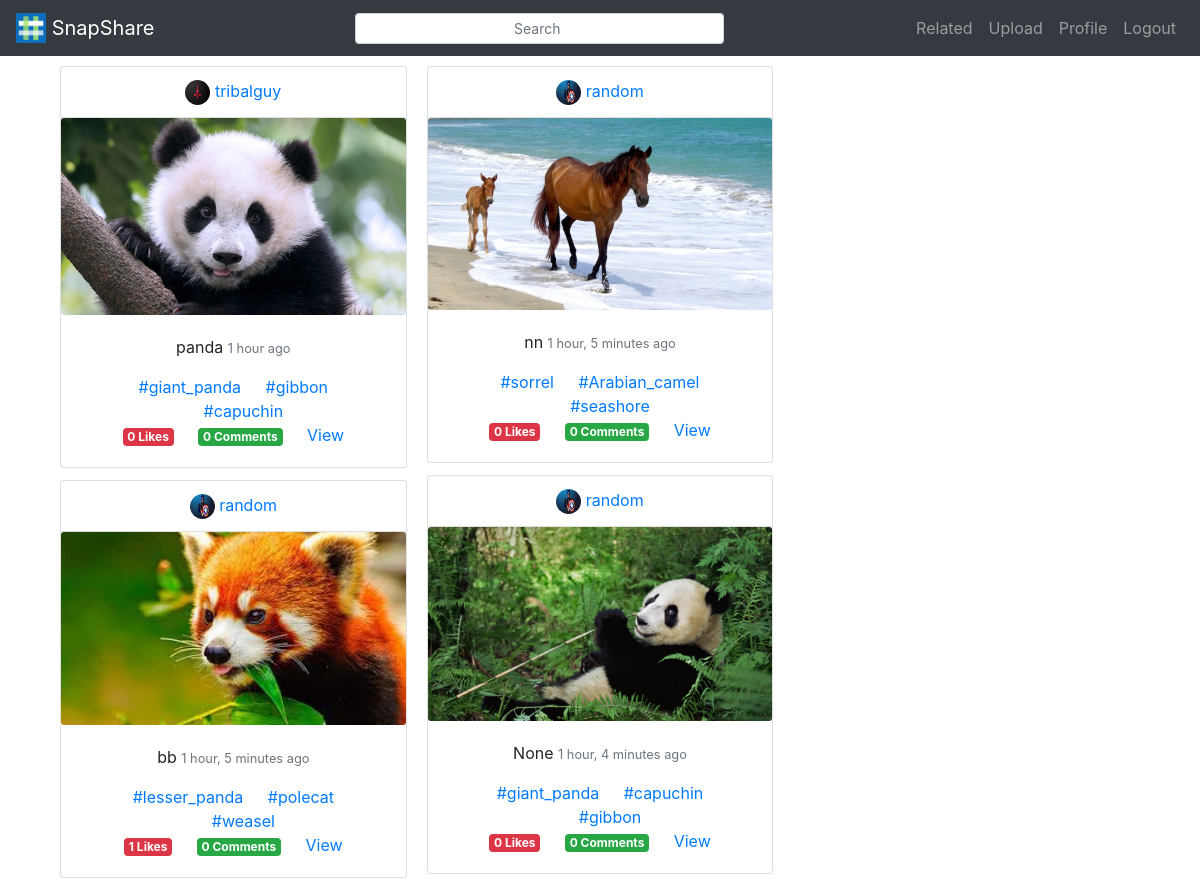
The app's page / (signed in) with its own data.
### posts/models.py (models this page shows, shortened)
class Post(models.Model):
	user = models.ForeignKey(User, on_delete=models.CASCADE, related_name='posts')
	caption = models.CharField(max_length = 100, blank=True, null=True)
	image = models.ImageField(upload_to=upload_location)
	timestamp = models.DateTimeField(auto_now_add=True)
	uuid = models.UUIDField(default=uuid.uuid4, editable=False, unique=True)
	@property
	def get_tags(self):
		tags = PostTagBridge.objects.filter(post = self)
		return [x.tag for x in tags]
	@property
	def comments_count(self):
		return Comment.objects.filter(post=self).count()
	@property
	def likes_count(self):
		return Like.objects.filter(post=self).count()

class Tag(models.Model):
	text = models.CharField(max_length=100)
	def __str__(self):
		return "{}".format(self.text)

### accounts/models.py (models this page shows, shortened)
class Profile(models.Model):
	user = models.OneToOneField(User, on_delete=models.CASCADE)
	bio = models.CharField(max_length = 500, null=True, blank=True)
	profile_picture = models.ImageField(null=True, blank=True, upload_to=upload_location, default='/default_user_image.jpg')

### posts/views.py (the view)
# urls.py: path('', HomeView.as_view(), name="home_url"),
class HomeView(View):
	template_name = "posts/home.html"
	@method_decorator(login_required)
	def get(self, request, *args, **kwargs):
		connections = Connection.objects.filter(from_user = request.user)
		posts = []
		for connection in connections:
			posts += Post.objects.filter(user=connection.to_user)
		return render(request, self.template_name, {"posts" : posts})

### posts/templates/posts/home.html (shortened to what this page needs)
{% extends "SnapShare/base.html" %}
{% block content %}
<div class="container">
		<div class="card-columns">
				{% for post in posts %}
				<div class="card">
				<div class="card-header bg-transparent text-center">
					<img src="{{post.user.profile.profile_picture.url}}" class="rounded-circle" width="25px" height="25px">
					<a href="/accounts/profile/{{post.user.username}}/">{{post.user.username}}</a>
				</div>
				  <img class="card-img" src="{{post.image.url}}" alt="Card image cap">
				  <div class="card-body text-center">
					<p class="card-text">{{post.caption}}
						<small class="text-muted">{{post.timestamp | timesince}} ago</small>
					</p>
					<div class="col">
						{% for tag in post.get_tags %}
							<a href="/posts/tags/{{tag}}" class="card-link">#{{tag}}</a>
						{% endfor %}
					</div>
					<span class="badge badge-danger card-link">{{post.likes_count}} Likes</span>
					<span class="badge badge-success card-link">{{post.comments_count}} Comments</span>
					<a href="/posts/single/{{post.uuid}}" class="card-link">View</a>
				  </div>
				</div>
				{% endfor %}
			  </div>
</div>
{% endblock %}

### records on screen
Post: user.profile.profile_picture (picture), user.username "tribalguy", image (picture), caption "panda", timestamp "1 hour", likes_count "0", comments_count "0"
Tag: text "giant_panda"
Tag: text "gibbon"
Tag: text "capuchin"
Post: user.profile.profile_picture (picture), user.username "random", image (picture), caption "bb", timestamp "1 hour, 5 minutes", likes_count "1", comments_count "0"
Tag: text "lesser_panda"
Tag: text "polecat"
Tag: text "weasel"
Post: user.profile.profile_picture (picture), user.username "random", image (picture), caption "nn", timestamp "1 hour, 5 minutes", likes_count "0", comments_count "0"
Tag: text "sorrel"
Tag: text "Arabian_camel"
Tag: text "seashore"
Post: user.profile.profile_picture (picture), user.username "random", image (picture), caption "None", timestamp "1 hour, 4 minutes", likes_count "0", comments_count "0"
